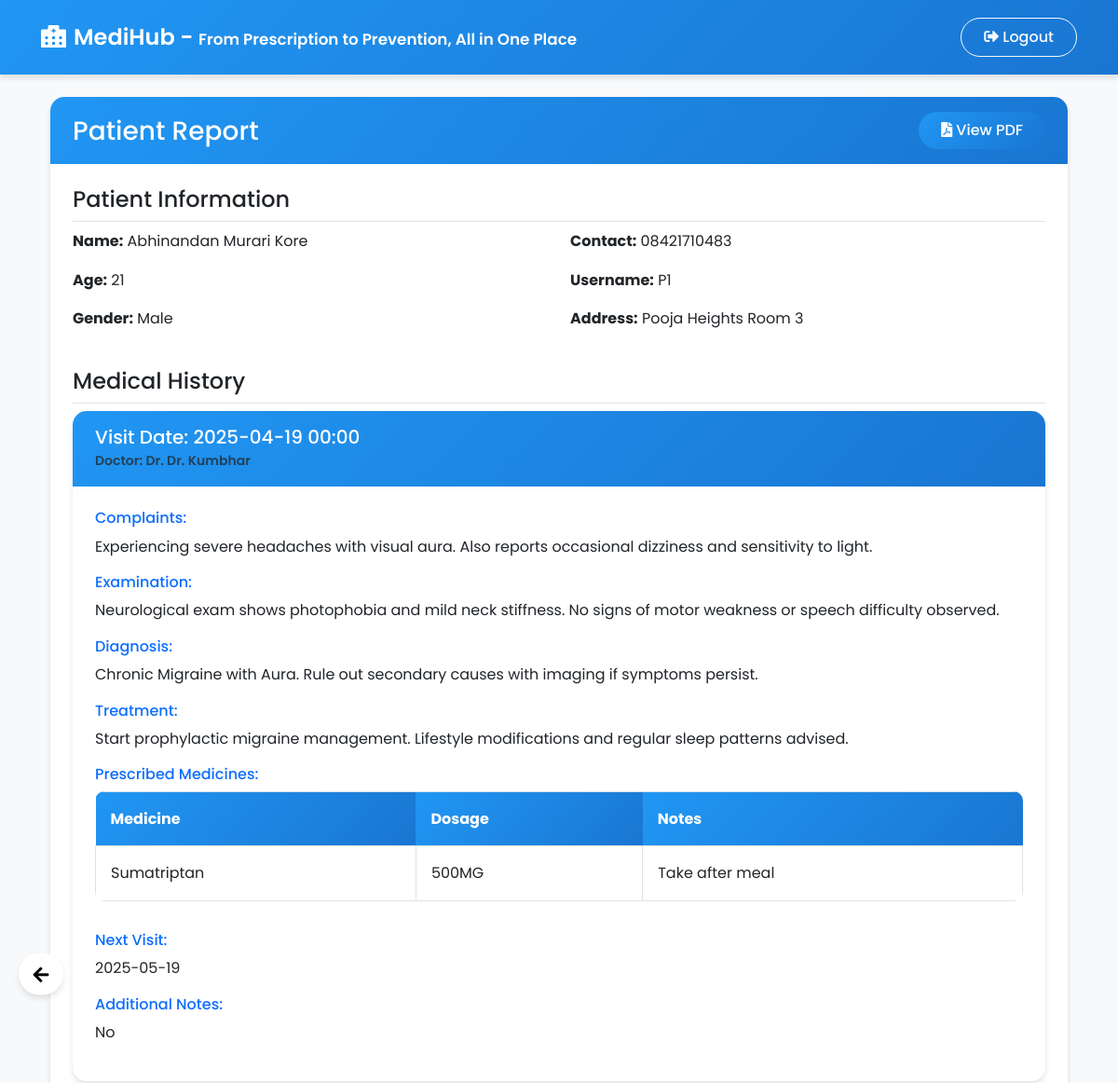
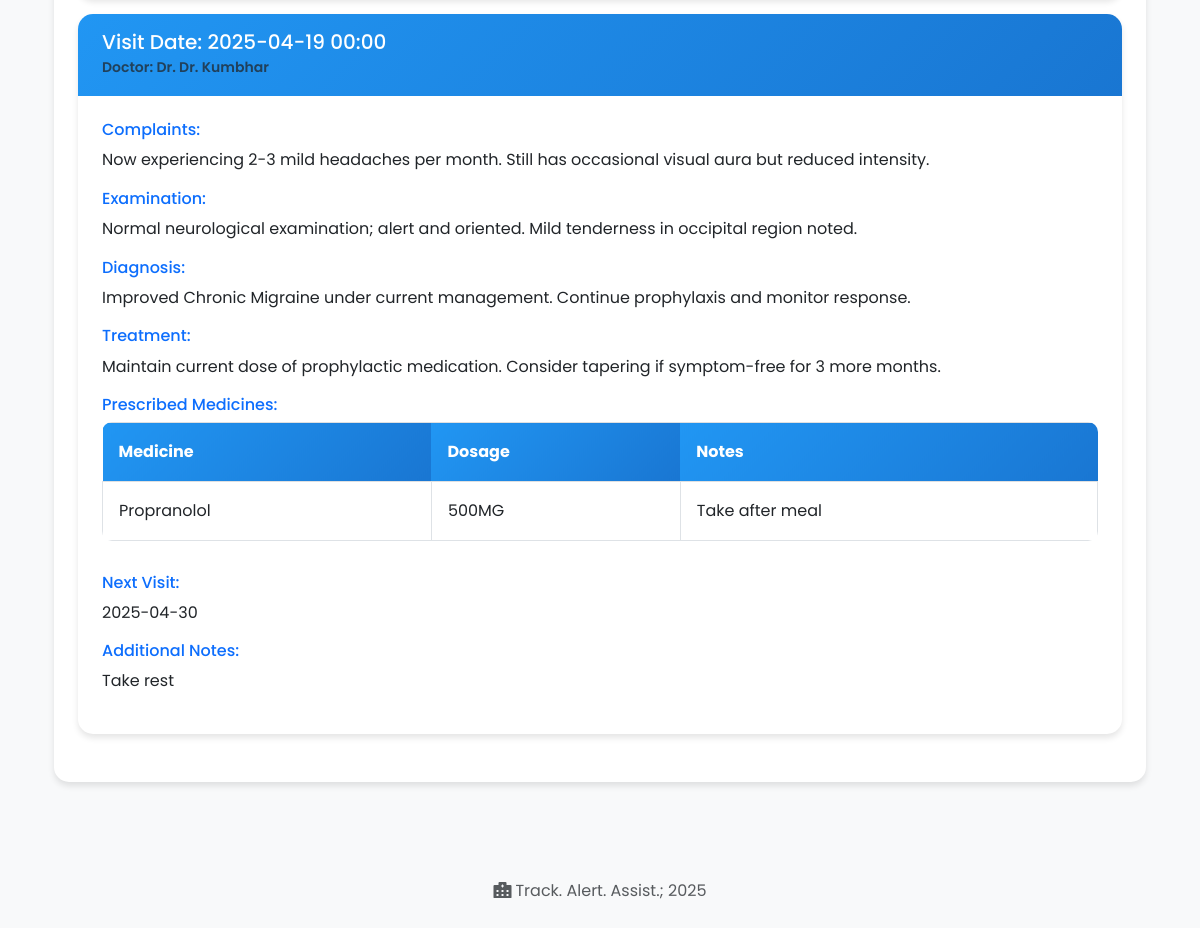
The app's page /doctor/view_patient_report/1 (signed in) with its own data (2 pictures, top to bottom).
### app/models.py (models this page shows, shortened)
class Patient(db.Model):
    id = db.Column(db.Integer, primary_key=True)
    user_id = db.Column(db.Integer, db.ForeignKey('user.id'), nullable=False)
    name = db.Column(db.String(100), nullable=False)
    age = db.Column(db.Integer, nullable=False)
    gender = db.Column(db.String(10), nullable=False)
    contact = db.Column(db.String(20), nullable=False)
    address = db.Column(db.String(200), nullable=False)
    email = db.Column(db.String(120), nullable=True)
    is_premium = db.Column(db.Boolean, default=False)
    doctor_id = db.Column(db.Integer, db.ForeignKey('doctor.id'), nullable=True)
    user = db.relationship('User', backref=db.backref('patient', uselist=False))
    doctor = db.relationship('Doctor', backref=db.backref('patients', lazy=True))
    prescriptions = db.relationship('Prescription', backref='prescription_patient', lazy=True)
    follow_ups = db.relationship('FollowUp', backref='follow_up_patient', lazy=True)

class User(UserMixin, db.Model):
    id = db.Column(db.Integer, primary_key=True)
    username = db.Column(db.String(80), unique=True, nullable=False)
    password_hash = db.Column(db.String(120), nullable=False)
    role = db.Column(db.String(20), nullable=False)  # 'receptionist', 'doctor', 'patient'
    @property
    def is_doctor(self):
        return self.role == 'doctor'

class FollowUp(db.Model):
    id = db.Column(db.Integer, primary_key=True)
    patient_id = db.Column(db.Integer, db.ForeignKey('patient.id'), nullable=False)
    doctor_id = db.Column(db.Integer, db.ForeignKey('doctor.id'), nullable=False)
    visit_date = db.Column(db.DateTime, nullable=False, default=datetime.utcnow)
    complaints = db.Column(db.Text, nullable=True)
    examination = db.Column(db.Text, nullable=True)
    diagnosis = db.Column(db.Text, nullable=False)
    treatment = db.Column(db.Text, nullable=True)
    next_visit_date = db.Column(db.DateTime, nullable=True)
    notes = db.Column(db.Text, nullable=True)
    patient = db.relationship('Patient', backref=db.backref('patient_follow_ups', lazy=True))
    doctor = db.relationship('Doctor', backref=db.backref('doctor_follow_ups', lazy=True))

class Doctor(db.Model):
    id = db.Column(db.Integer, primary_key=True)
    user_id = db.Column(db.Integer, db.ForeignKey('user.id'), nullable=False)
    name = db.Column(db.String(100), nullable=False)
    specialization = db.Column(db.String(100), nullable=False)
    contact = db.Column(db.String(20), nullable=False)
    is_available = db.Column(db.Boolean, default=True)
    user = db.relationship('User', backref=db.backref('doctor', uselist=False))
    assigned_patients = db.relationship('Patient', backref='assigned_doctor', lazy=True)
    follow_ups = db.relationship('FollowUp', backref='follow_up_doctor', lazy=True)

class Medicine(db.Model):
    id = db.Column(db.Integer, primary_key=True)
    follow_up_id = db.Column(db.Integer, db.ForeignKey('follow_up.id'), nullable=False)
    name = db.Column(db.String(100), nullable=False)
    dosage = db.Column(db.String(100), nullable=False)
    notes = db.Column(db.Text, nullable=True)
    follow_up = db.relationship('FollowUp', backref=db.backref('medicines', lazy=True))

### app/routes/doctor.py (the view)
@doctor_bp.route('/view_patient_report/<int:patient_id>')
@login_required
def view_patient_report(patient_id):
    if not current_user.is_doctor:
        flash('Access denied. Only doctors can view patient reports.')
        return redirect(url_for('dashboard'))
    patient = Patient.query.get_or_404(patient_id)
    doctor = Doctor.query.filter_by(user_id=current_user.id).first()
    if not any(f.doctor_id == doctor.id for f in patient.follow_ups):
        flash('You are not authorized to view reports for this patient.')
        return redirect(url_for('doctor.dashboard'))
    patient_data = {
        "name": patient.name,
        "age": patient.age,
        "gender": patient.gender,
        "contact": patient.contact,
        "username": patient.user.username,
        "address": patient.address
    }
    follow_ups = FollowUp.query.filter_by(patient_id=patient.id).order_by(FollowUp.visit_date.desc()).all()
    return render_template('view_patient_report.html', patient=patient, patient_data=patient_data, follow_ups=follow_ups)

### app/__init__.py (called while the page is built)
def create_app():
    app = Flask(__name__)
    app.config.from_object(Config)
    db.init_app(app)
    migrate = Migrate(app, db)
    login_manager = LoginManager()
    login_manager.init_app(app)
    login_manager.login_view = 'main.login'
    @login_manager.user_loader
    def load_user(user_id):
        return User.query.get(int(user_id))
    from app.routes.main import main_bp
    from app.routes.receptionist import receptionist_bp
    from app.routes.doctor import doctor_bp
    from app.routes.patient import patient_bp
    from app.routes.analytics import analytics_bp
    app.register_blueprint(main_bp)
    app.register_blueprint(receptionist_bp)
    app.register_blueprint(doctor_bp)
    app.register_blueprint(patient_bp)
    app.register_blueprint(analytics_bp)
    with app.app_context():
        db.create_all()
    return app

### app/templates/view_patient_report.html (shortened to what this page needs)
{% extends "base.html" %}
{% block content %}
<div class="container mt-4">
    <div class="row">
        <div class="col-md-12">
            <div class="card">
                <div class="card-header d-flex justify-content-between align-items-center">
                    <h3 class="mb-0">Patient Report</h3>
                    <a href="{{ url_for('doctor.generate_patient_report', patient_id=patient.id) }}" class="btn btn-primary" target="_blank">
                        <i class="fas fa-file-pdf"></i> View PDF
                    </a>
                </div>
                <div class="card-body">
                    <div class="mb-4">
                        <h4 class="border-bottom pb-2">Patient Information</h4>
                        <div class="row">
                            <div class="col-md-6">
                                <p><strong>Name:</strong> {{ patient_data.name }}</p>
                                <p><strong>Age:</strong> {{ patient_data.age }}</p>
                                <p><strong>Gender:</strong> {{ patient_data.gender }}</p>
                            </div>
                            <div class="col-md-6">
                                <p><strong>Contact:</strong> {{ patient_data.contact }}</p>
                                <p><strong>Username:</strong> {{ patient_data.username }}</p>
                                <p><strong>Address:</strong> {{ patient_data.address }}</p>
                            </div>
                        </div>
                    </div>
                    <div class="mb-4">
                        <h4 class="border-bottom pb-2">Medical History</h4>
                        {% for follow_up in follow_ups %}
                        <div class="card mb-3">
                            <div class="card-header">
                                <h5 class="mb-0">Visit Date: {{ follow_up.visit_date.strftime('%Y-%m-%d %H:%M') }}</h5>
                                <small class="text-muted">Doctor: Dr. {{ follow_up.doctor.name }}</small>
                            </div>
                            <div class="card-body">
                                {% if follow_up.complaints %}
                                <div class="mb-3">
                                    <h6 class="text-primary">Complaints:</h6>
                                    <p>{{ follow_up.complaints }}</p>
                                </div>
                                {% endif %}
                                {% if follow_up.examination %}
                                <div class="mb-3">
                                    <h6 class="text-primary">Examination:</h6>
                                    <p>{{ follow_up.examination }}</p>
                                </div>
                                {% endif %}
                                {% if follow_up.diagnosis %}
                                <div class="mb-3">
                                    <h6 class="text-primary">Diagnosis:</h6>
                                    <p>{{ follow_up.diagnosis }}</p>
                                </div>
                                {% endif %}
                                {% if follow_up.treatment %}
                                <div class="mb-3">
                                    <h6 class="text-primary">Treatment:</h6>
                                    <p>{{ follow_up.treatment }}</p>
                                </div>
                                {% endif %}
                                {% if follow_up.medicines %}
                                <div class="mb-3">
                                    <h6 class="text-primary">Prescribed Medicines:</h6>
                                    <div class="table-responsive">
                                        <table class="table table-bordered">
                                            <thead class="table-light">
                                                <tr>
                                                    <th>Medicine</th>
                                                    <th>Dosage</th>
                                                    <th>Notes</th>
                                                </tr>
                                            </thead>
                                            <tbody>
                                                {% for medicine in follow_up.medicines %}
                                                <tr>
                                                    <td>{{ medicine.name }}</td>
                                                    <td>{{ medicine.dosage }}</td>
                                                    <td>{{ medicine.notes }}</td>
                                                </tr>
                                                {% endfor %}
                                            </tbody>
                                        </table>
                                    </div>
                                </div>
                                {% endif %}
                                {% if follow_up.next_visit_date %}
                                <div class="mb-3">
                                    <h6 class="text-primary">Next Visit:</h6>
                                    <p>{{ follow_up.next_visit_date.strftime('%Y-%m-%d') }}</p>
                                </div>
                                {% endif %}
                                {% if follow_up.notes %}
                                <div class="mb-3">
                                    <h6 class="text-primary">Additional Notes:</h6>
                                    <p>{{ follow_up.notes }}</p>
                                </div>
                                {% endif %}
                            </div>
                        </div>
                        {% endfor %}
                    </div>
                </div>
            </div>
        </div>
    </div>
</div>
{% endblock %}

### app/static/style.css (style rules this page uses)
:root { --primary-color: #2196F3; --primary-light: #E3F2FD; --primary-dark: #1976D2; --secondary-color: #4CAF50; --secondary-light: #E8F5E9; --secondary-dark: #388E3C; --accent-color: #FFC107; --accent-light: #FFF8E1; --accent-dark: #FFA000; --text-color: #333; --text-light: #757575; --light-bg: #f8f9fa; --white: #ffffff; --shadow: 0 4px 6px rgba(0,0,0,.1); --shadow-lg: 0 10px 15px rgba(0,0,0,.1); --transition: all 0.3s ease; --border-radius: 10px; --border-radius-lg: 15px; }
body { background-color: var(--light-bg); font-family: 'Poppins', sans-serif; color: var(--text-color); line-height: 1.6; }
.card { border: none; border-radius: var(--border-radius-lg); box-shadow: var(--shadow); transition: var(--transition); background: var(--white); overflow: hidden; margin-bottom: 1.5rem; }
.card-header { background: linear-gradient(135deg, var(--primary-color), var(--primary-dark)); color: var(--white); border: none; padding: 1rem 1.5rem; font-weight: 600; }
.card-body { padding: 1.5rem; }
.btn { border-radius: 30px; padding: 0.5rem 1.5rem; font-weight: 500; transition: var(--transition); }
.btn-primary { background: linear-gradient(135deg, var(--primary-color), var(--primary-dark)); border: none; }
.table { border-radius: var(--border-radius); overflow: hidden; }
.table thead th { background: linear-gradient(135deg, var(--primary-color), var(--primary-dark)); color: var(--white); border: none; padding: 1rem; }
.table tbody tr { transition: var(--transition); }
.table td { vertical-align: middle; padding: 1rem; }

### records on screen
Patient: name "Abhinandan Murari Kore", gender "Male", contact "08421710483", address "Pooja Heights Room 3"
User: username "P1"
FollowUp: visit_date "2025-04-19 00:00", doctor.name "Dr. Kumbhar", complaints "Experiencing severe headaches with visual aura. Also reports occasional dizziness and sensitivity to light.", examination "Neurological exam shows photophobia and mild neck stiffness. No signs of motor weakness or speech difficulty observed.", diagnosis "Chronic Migraine with Aura. Rule out secondary causes with imaging if symptoms persist.", treatment "Start prophylactic migraine management. Lifestyle modifications and regular sleep patterns advised.", next_visit_date "2025-05-19", notes "No"
Medicine: name "Sumatriptan", dosage "500MG", notes "Take after meal"
FollowUp: visit_date "2025-04-19 00:00", doctor.name "Dr. Kumbhar", complaints "Now experiencing 2-3 mild headaches per month. Still has occasional visual aura but reduced intensity.", examination "Normal neurological examination; alert and oriented. Mild tenderness in occipital region noted.", diagnosis "Improved Chronic Migraine under current management. Continue prophylaxis and monitor response.", treatment "Maintain current dose of prophylactic medication. Consider tapering if symptom-free for 3 more months.", next_visit_date "2025-04-30", notes "Take rest"
Medicine: name "Propranolol", dosage "500MG", notes "Take after meal"

### other values on screen
{{ patient_data.age }} "21"
